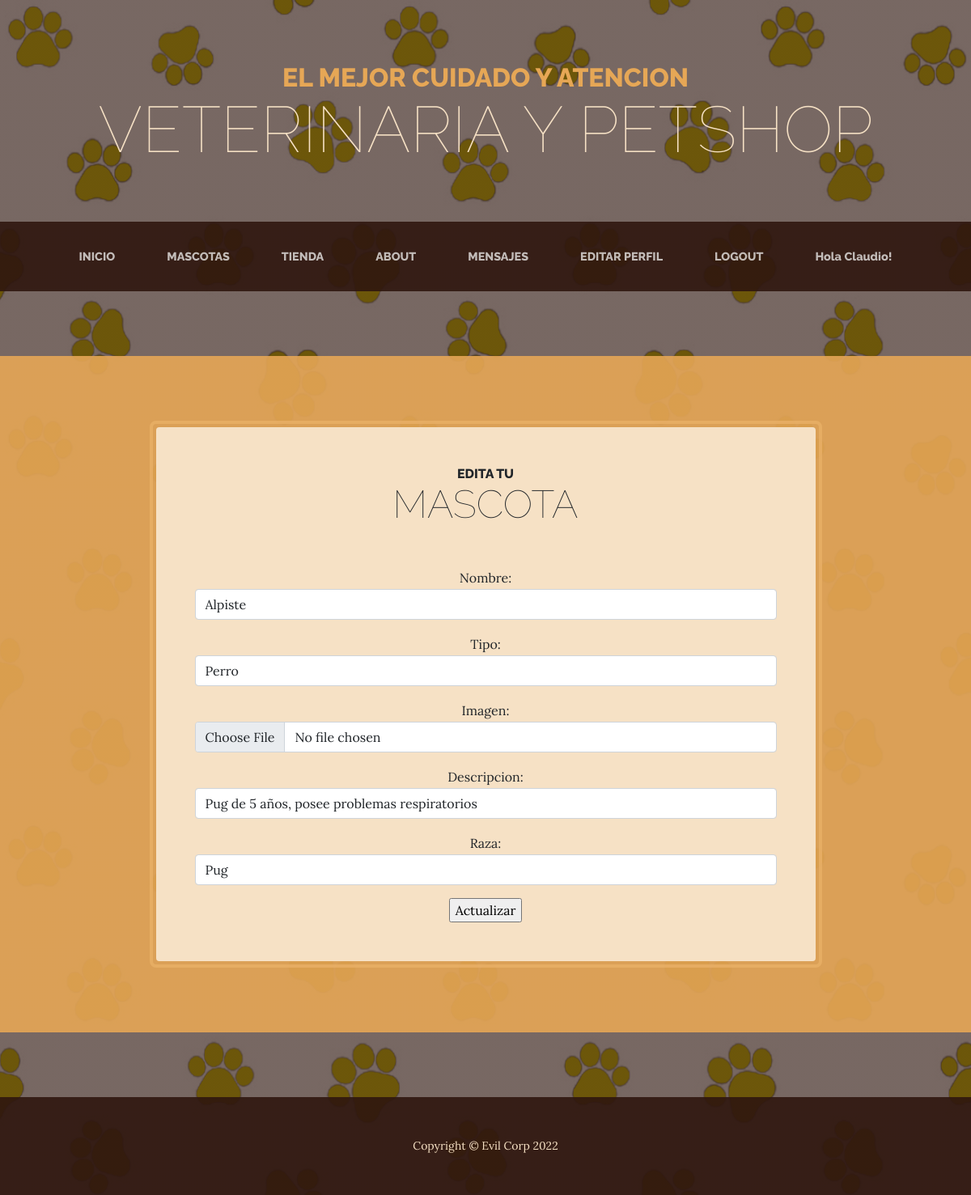
The app's page /appmascotas/mascotas/editar/5/ (signed in) with its own data.
### appmascotas/models.py (models this page shows, shortened)
class mascotas(models.Model):
    id = models.AutoField(primary_key=True)
    nombre = models.CharField(max_length=100, verbose_name= 'Nombre')
    tipo = models.CharField(max_length=100, verbose_name= 'Tipo')
    imagen = models.ImageField(default='null', verbose_name="mascotas",upload_to="mascotas")
    descripcion = models.TextField(verbose_name= 'Descripción', null=True)
    raza = models.CharField(verbose_name= 'Raza', max_length=100, null=True)
    def __str__(self):
        fila = f"Nombre: {self.nombre} - Tipo: {self.tipo} - Descripcion: {self.descripcion} - Raza: {self.raza}"
        return fila

### appmascotas/views.py (the view)
# urls.py: path('mascotas/editar/<id>/', mascota_editar, name="mascota-editar"),
def mascota_editar(request, id):
    mascota = mascotas.objects.get(id=id)
    print(mascota)
    if request.method == "POST":
        formulario = MascotaFormulario(request.POST)
        if formulario.is_valid():
            data = formulario.cleaned_data
            mascota.nombre = data["nombre"]
            mascota.tipo = data["tipo"]
            mascota.raza = data["raza"]
            mascota.imagen = data["imagen"]
            mascota.descripcion = data["descripcion"]
            mascota.save(id)
            return redirect("vet-mascotas")
        else:
            return render(request, "mascota-editar", {"formulario": formulario, "errores": formulario.errors})
    else:
        formulario = MascotaFormulario(initial={"nombre":mascota.nombre, "tipo":mascota.tipo, "raza":mascota.raza, "imagen":mascota.imagen, "descripcion":mascota.descripcion})
        return render(request, "editar_mascota.html", {"formulario": formulario, "errores": ""})

### appmascotas/forms.py
class MascotaFormulario(ModelForm):
    nombre = CharField(widget= TextInput(attrs={"class": 'form-control'}), required=True )
    tipo = CharField(widget= TextInput(attrs={"class": 'form-control'}))
    imagen = ImageField(widget= FileInput( attrs={ "class": 'form-control'}))
    descripcion = CharField(widget=TextInput(attrs={"class": 'form-control'}))
    raza = CharField(widget= TextInput(attrs={"class": 'form-control'}))
    class Meta:
        model = mascotas
        fields = [
            'nombre',
            'tipo',
            'imagen',
            'descripcion',
            'raza'
        ]

### appmascotas/templates/editar_mascota.html (shortened to what this page needs)
{% extends 'apptienda/base.html' %}
{% load static %}
{% block titulo %} Edita tu {% endblock %}
{% block subtitulo %} Mascota {% endblock %}
{% block Contenido %}
<form method="post">
    {{formulario.as_p}}
    <input type="submit" value="Actualizar">
</form>
{% endblock %}

### apptienda/templates/apptienda/base.html (shortened to what this page needs)
<!DOCTYPE html>
<html lang="en">
  {% load static %}
  <head>
    <link href="{% static 'css/styles.css'%}" rel="stylesheet" />
  </head>
  <body>
    <header>
      <h1 class="site-heading text-center text-faded d-none d-lg-block">
        <span class="site-heading-upper text-primary mb-3">
          El mejor cuidado y atencion
        </span>
        <span class="site-heading-lower">Veterinaria y PetShop</span>
      </h1>
    </header>
    <nav class="navbar navbar-expand-lg navbar-dark py-lg-4" id="mainNav">
      <div class="container">
        <div class="collapse navbar-collapse" id="navbarSupportedContent">
          <ul class="navbar-nav mx-auto">
            <li class="nav-item px-lg-4">
              <a
                class="nav-link text-uppercase"
                href="{% url 'tienda-inicio' %}"
              >
                INICIO
              </a>
            </li>
            <li class="nav-item px-lg-4">
              <a
                class="nav-link text-uppercase"
                href="{% url 'vet-mascotas' %}"
              >
                MASCOTAS
              </a>
            </li>
            <li class="nav-item px-lg-4">
              <a class="nav-link text-uppercase" href="{% url 'vet-tienda' %}">
                TIENDA
              </a>
            </li>
            <li class="nav-item px-lg-4">
              <a class="nav-link text-uppercase" href="{% url 'vet-about' %}">
                ABOUT
              </a>
            </li>
            <li class="nav-item px-lg-4">
              <a
                class="nav-link text-uppercase"
                href="{% url 'vet-mensajes' %}"
              >
                MENSAJES
              </a>
            </li>
            {% if request.user.is_authenticated %}
            <li class="nav-item px-lg-4">
              <a class="nav-link text-uppercase" href="{% url 'vet-perfil' %}">
                EDITAR PERFIL
              </a>
            </li>
            <li class="nav-item px-lg-4">
              <a class="nav-link text-uppercase" href="{% url 'vet-logout' %}">
                LOGOUT
              </a>
            </li>
            <li class="nav-item px-lg-4">
              <a class="nav-link" href="">Hola {{request.user.username}}!</a>
            </li>
            {% else %}
            <li class="nav-item px-lg-4">
              <a class="nav-link text-uppercase" href="{% url 'vet-login' %}">
                LOGIN
              </a>
            </li>
            {% endif %}
          </ul>
        </div>
      </div>
    </nav>
    <section class="page-section cta">
      <div class="container">
        <div class="row">
          <div class="col-xl-9 mx-auto">
            <div class="cta-inner bg-faded text-center rounded">
              <h2 class="section-heading mb-5">
                <span class="section-heading-upper">
                  {% block titulo %}{% endblock %}
                </span>
                <span class="section-heading-lower">
                  {% block subtitulo %}{% endblock %}
                </span>
              </h2>
              {% block Contenido %}{% endblock %}
            </div>
          </div>
        </div>
      </div>
    </section>
    <footer class="footer text-faded text-center py-5">
      <div class="container">
        <p class="m-0 small">Copyright &copy; Evil Corp 2022</p>
      </div>
    </footer>
  </body>
</html>

### records on screen
mascotas: nombre "Alpiste", tipo "Perro", descripcion "Pug de 5 años, posee problemas respiratorios", raza "Pug"

### other values on screen
{{ request.user.username }} "Claudio"
